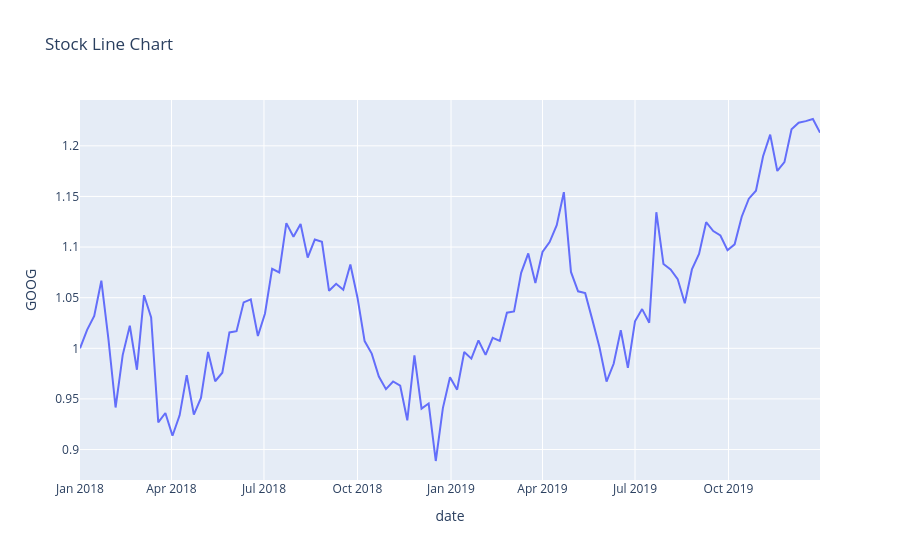

Write notebook code for a chart like this one.
### Code cell
import plotly.express as px

df = px.data.stocks()

fig = px.line(df, x="date", y="GOOG",title="Stock Line Chart")
fig.show()
